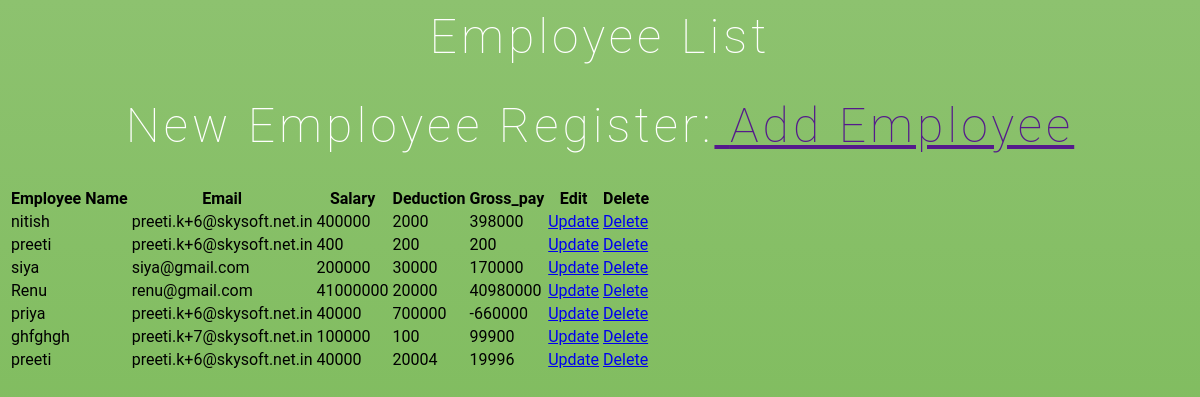
The page / on the database its author committed.
### web_app/models.py (models this page shows)
class Employee(models.Model):
    employee_name = models.CharField(max_length=100)
    email= models.EmailField(max_length=255, blank=False)
    salary = models.CharField(max_length=255, blank=False)
    deduction = models.CharField(max_length=200, blank=False)
    gross_pay = models.CharField(max_length=200, blank=False)

### web_app/views.py (the view)
# urls.py: path('',ManageEmployeeDetails.as_view()),
class ManageEmployeeDetails(View):
    template_name = 'form_details.html'
    def get(self, request):
        query_set = Employee.objects.all().order_by('-pk')
        context = {
            'employe_detail': query_set,
        }
        return render(request, self.template_name, context)

### templates/form_details.html (shortened to what this page needs)
<div class="sb2-2-employee" style="float:none;">
	<div class="tz-2 tz-2-admin">
		<div class="tz-2-com tz-2-main">
			<h1>Employee List</h1>
			<div class="split-row" style="margin-top:10px">
                <div class="col-md-12">
					<h1>New Employee Register:<a type="create" class="tz-up-btn btn-links"  href=""> Add Employee </a></h1>
                    <div class="box-inn-sp ad-inn-page">
                        <div class="table-container table-responsive">
						<div class="row">
							<div class="col-md-12">
								<table class="table">
									<thead>
										<tr>
											<th> Employee Name</th>
											<th>Email</th>
											<th>Salary</th>
											<th>Deduction</th>
											<th>Gross_pay</th>
											<th>Edit</th>
											<th>Delete</th>
										</tr>
									</thead>
									<tbody>
									{% for data in employe_detail %}
										<tr>
											<td>{{data.employee_name}}</td>
											<td>{{data.email}}</td>
											<td>{{data.salary}}</td>
											<td>{{data.deduction}}</td>
											<td>{{data.gross_pay}}</td>
											<td> <a type="create" class="tz-up-btn btn-links"  href="{% url 'update' data.id %}">Update</a></td>
											<td> <a type="create1" class="tz-up-btn btn-links"  href="{% url 'delete' data.id %}">Delete</a></td>
											<td>
											</td>
										</tr>
									{% endfor %}
									</tbody>
								</table>
							</div>
						</div>
					</div>
				</div>
			</div>
		</div>

### templates/form_details.html (style rules this page uses)
h1 { font-size: 3em; text-align: center; color: #fff; font-weight: 100; text-transform: capitalize; letter-spacing: 4px; font-family: 'Roboto', sans-serif; }

### rows shown on the page
Employee: employee_name "nitish", email "preeti.k+6@skysoft.net.in", salary "400000", deduction "2000", gross_pay "398000"
Employee: employee_name "preeti", email "preeti.k+6@skysoft.net.in", salary "400", deduction "200", gross_pay "200"
Employee: employee_name "siya", email "siya@gmail.com", salary "200000", deduction "30000", gross_pay "170000"
Employee: employee_name "Renu", email "renu@gmail.com", salary "41000000", deduction "20000", gross_pay "40980000"
Employee: employee_name "priya", email "preeti.k+6@skysoft.net.in", salary "40000", deduction "700000", gross_pay "-660000"
Employee: employee_name "ghfghgh", email "preeti.k+7@skysoft.net.in", salary "100000", deduction "100", gross_pay "99900"
Employee: employee_name "preeti", email "preeti.k+6@skysoft.net.in", salary "40000", deduction "20004", gross_pay "19996"
